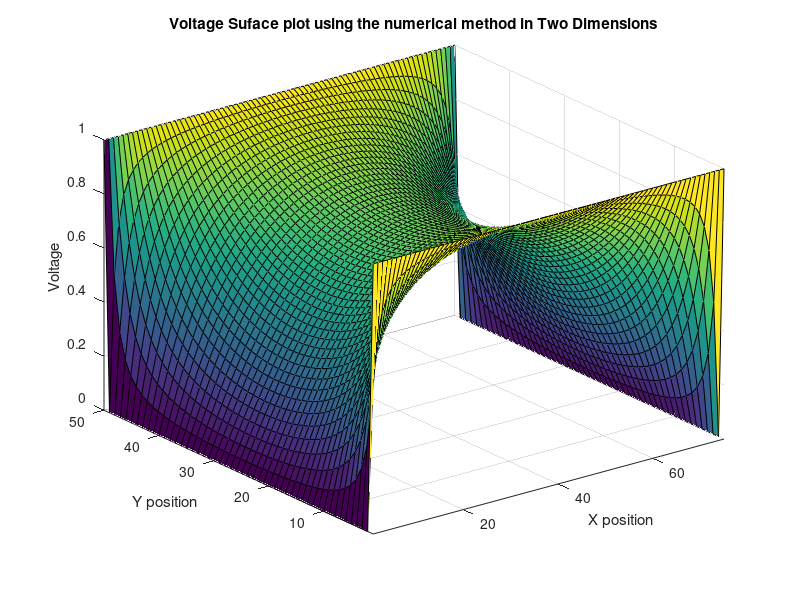
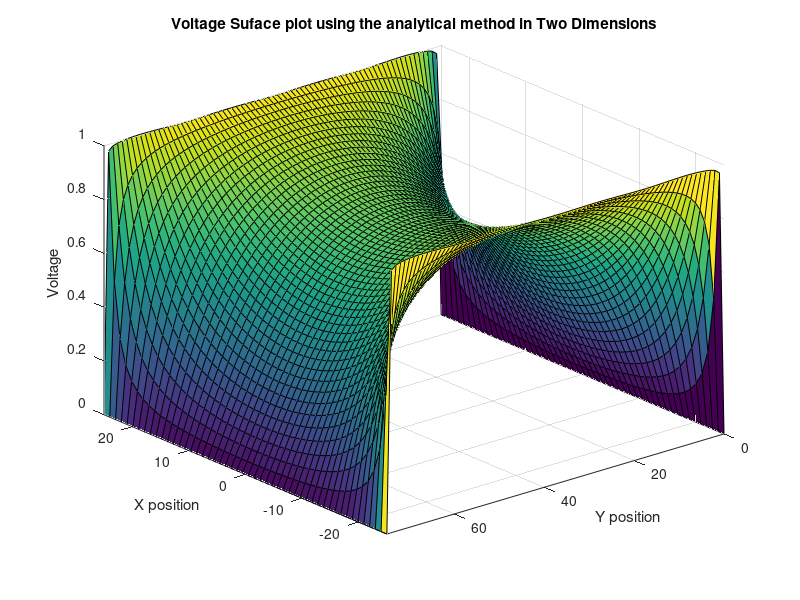

These charts were generated, in order, by the following MATLAB code:

%Assignment 2 Part 1 B%
%ELEC 4700 RICHARD FINNEY 100967048%

%initiailizing the dimensions of our matrices, ensuring ny is 3/2 times nx
nx = 50;
ny = (3/2)*50;

%In Part B), we are preparing and comparing two solutions. Again, we are
%using finite difference method, but this time in 2-D. We are then finding
%a solution using the analytical method, which works by iterating to
%complete the summation of an infinite series. It won't, however, be 
%infinite in this case. I will provide more discussion at the end of
%this code to further explain, and to answer the questions asked in the
%assignment outline

G = sparse(nx*ny,nx*ny);
Op = sparse(nx*ny,1);

%filling in the G matrix's bulk nodes and BC's using a loop, similar
%to what we did in PA-5 using the Finite Difference method

for x = 1:nx
    for y = 1:ny
        n = y + (x-1)*ny;
        
        if x == 1
            G(n, :) = 0;
            G(n, n) = 1;
            Op(n) = 1;
        elseif x == nx
            G(n, :) = 0;
            G(n, n) = 1;
            Op(n) = 1;
        elseif y == 1
            G(n, :) = 0;
            G(n, n) = 1;
        elseif y == ny
            G(n, :) = 0;
            G(n, n) = 1;
        else
            G(n, n) = -4;
            G(n, n+1) = 1;
            G(n, n-1) = 1;
            G(n, n+ny) = 1;
            G(n, n-ny) = 1;
        end
    end
end


Voltage = G\Op;



%now, need to create matrix to be surfed (x,y,voltage)

sol = zeros(nx,ny,1);

for x = 1:nx
    for y = 1:ny
        
        n = y + (x-1)*ny;
        sol(x,y) = Voltage(n);
    end  
end   

figure(1)
surf(sol)
axis tight
title("Voltage Suface plot using the numerical method in Two Dimensions")
xlabel("X position")
ylabel("Y position")
zlabel("Voltage")

%variables to be used in our anayltical solution
a = ny;
b = nx/2;

x2 = linspace(-nx/2,nx/2, 50);
y2 = linspace(0,ny,ny);

[i,j] = meshgrid(x2,y2);

sol2 = sparse(ny,nx);

%iterating to create a summation of the infinite series (finite in this
%case)

for n = 1:2:600
    
    sol2 = (sol2 + (cosh(n*pi*i/a).*sin(n*pi*j/a))./(n*cosh(n*pi*b/a)));
    figure(2)
    surf(x2,y2,(4/pi)*sol2)
    title("Voltage Suface plot using the analytical method in Two Dimensions")
    xlabel("X position")
    ylabel("Y position")
    zlabel("Voltage")
    axis tight
    view(-130,30);
    pause(0.001)
end
%the end
 
%DISCUSSION%

%The solution using a series does approach the solution that was created
%using the FD method. Note that that we were capped at 600 iterations due
%to the fact that this series equation contained the terms cosh and sinh.
%This is the maximum mumber of iterations that could be used to recreate
%the FD solution. When I iterate above 600 the plot no longer looks like
%the true solution. This is because the cosh and sinh values approach
%infinity aroung this value, which increases the error in the solution, so
%we should stop at 600 iterations for best results.

%Through judging the results obtained using both methods, I would like to
%compare and contrast the strengths and weaknesses of both methods. It
%seems that numerical solutions would be an applicable means of finding a
%solution, given that the information you are feeding it is not too
%complicated. It is a method that will work given you have the right
%computing power to handle the equations you throw into it. For very
%complex equations, the hardware one uses may not be able to handle it. 

%The analytical method, on the other hand, is better (quicker) at competing
%simpler equations, and is the method of choice when dealing with
%relatively small data sets (simpler equations). The limitations, however,
%can be surmised by observing this part of the assignment. Certain
%iteration values may cause a breakdown in the equation which limits it's
%reliable accuracy. One must understand the limits of the equation to avoid
%these possible pitfalls. 
